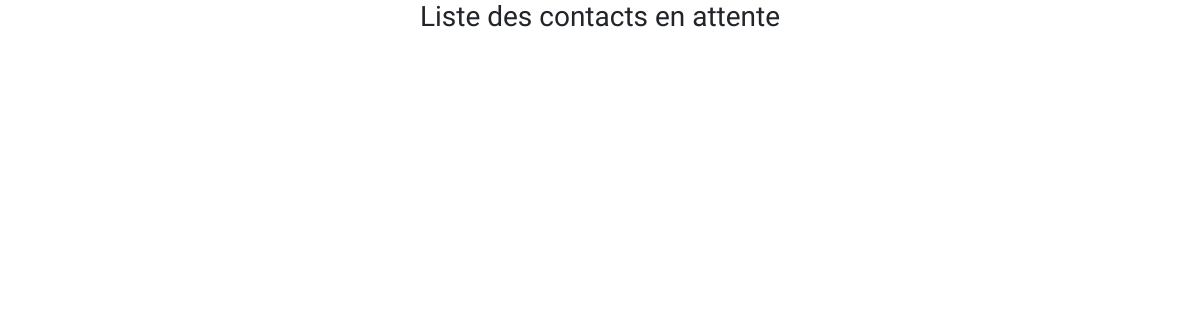
/listing_contacts (signed in), run on an earlier commit of the app's database.
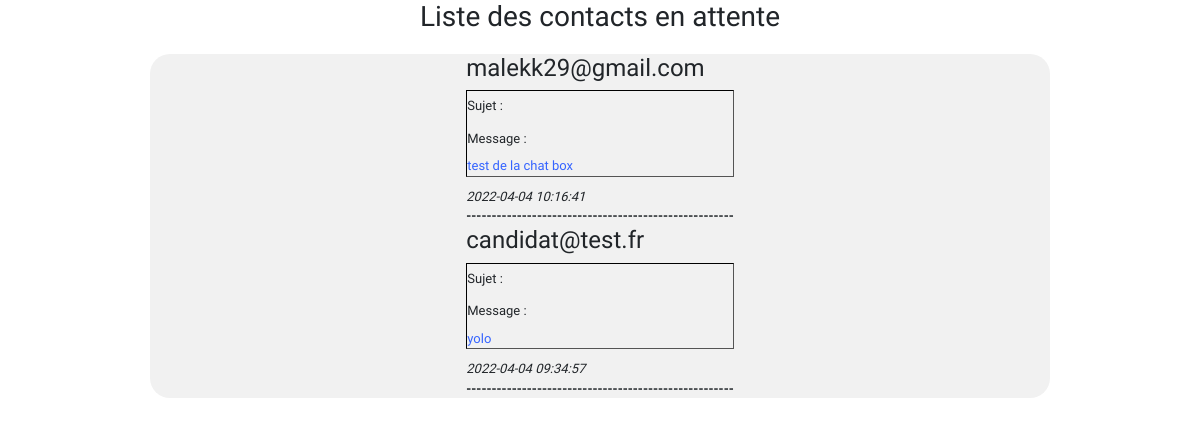
And on a later commit of the database.
### tables this page shows
CREATE TABLE IF NOT EXISTS `contact` (
    `contactId` int NOT NULL AUTO_INCREMENT,
    `email` varchar(50) NOT NULL,
    `message` varchar(255) NOT NULL,
    `date` timestamp NOT NULL DEFAULT CURRENT_TIMESTAMP,
    PRIMARY KEY (`contactId`)
  );

### Views/contactslist.php (the view, shortened to what this page needs)
<?php
 include('./Db/connect.php');
 ?>
<h3 class="mytitle">Liste des contacts en attente</h3>
<div class="container_ container_register">
    <div class="contact_row">
        <div class="contact-content">
            <?php
            $request = "SELECT * FROM contact";
            $rs = mysqli_query($con, $request);
            while ($data = mysqli_fetch_array($rs)){
                ?>
            <div class=" contact-card">
                <h4><?=$data['email'] ?> <?=$data['nom'] ?> <?=$data['prenom'] ?></h4>
                <div class="cadre">
                    <label for="sujet">Sujet : <?=$data['sujet']?> </label>
                    <br>
                    <label for="messagecontact">Message :</label>
                    <p class="messagecontact"><?=$data['message'] ?></p>
                </div>
                <div class=" date">
                    <i><?= $data['date'] ?></i>
                </div>
            </div>
            <p><strong>-----------------------------------------------------</strong></p>
            <?php
            }
            ?>
        </div>
    </div>
</div>

### style/style.php (shortened to what this page needs)
<link rel="stylesheet" href="./css/bootstrap.min.css">
<link href="./css/Password_Checker.css" rel='stylesheet' type='text/css' />
<link href="./css/style.css" rel='stylesheet' type='text/css' />
<link rel="stylesheet"
    href="https://cdnjs.cloudflare.com/ajax/libs/bootstrap-datepicker/1.9.0/css/bootstrap-datepicker.min.css">

### index.php
<?php
include('./style/style.php');
$url = '';
if(isset($_GET['url'])) {
$url = $_GET['url'];
}
if($url == '' || $url == 'accueil' ) {
require './Views/accueil.php';
} elseif ($url == 'connexion') {
require './auth/login.php';
} elseif ($url == 'devenir_client') {
require './auth/register.php';
} elseif ($url == 'deconnexion') {
require './auth/logout.php';
} elseif ($url == 'ajout_établissement') {
require './Views/addetab.php';
} elseif ($url == 'listing_utilisateur') {
require './Views/userlist.php';
} elseif ($url == 'mon_etablissement') {
require './Views/addsuite.php';
} elseif ($url == "reservation") {
require './Views/reservation.php';
} elseif ($url == "mes_reservations") {
require './Views/mes_reservations.php';
} elseif ($url == "listing_contacts") {
require './Views/contactslist.php';
}

### css/Password_Checker.css (style rules this page uses)
.container_register { background-color: #f1f1f1; padding: 20px; }

### css/style.css (style rules this page uses)
h4, h5, h6, h1, h2, h3 { margin-top: 0; }
ul, ol, p { margin: 0; }
.container_register { -webkit-box-pack: center; -ms-flex-pack: center; justify-content: center; padding: 0; }
.container_ { margin-top: 20px; margin-left: auto; margin-right: auto; width: 75%; border-radius: 20px; }
.contact_row { display: -webkit-box; display: -ms-flexbox; display: flex; -webkit-box-pack: center; -ms-flex-pack: center; justify-content: center; }
.date { margin-top: 10px; }
.messagecontact { color: #3564ff; }
.cadre { border: 1px inset #000000; }
label { margin-right: 15px; padding-top: 5px; }
.mytitle { text-align: center; }

What changed in the data, as far as the page shows it:
added contact: email "malekk29@gmail.com", message "test de la chat box", date "2022-04-04 10:16:41"
added contact: email "candidat@test.fr", message "yolo", date "2022-04-04 09:34:57"
